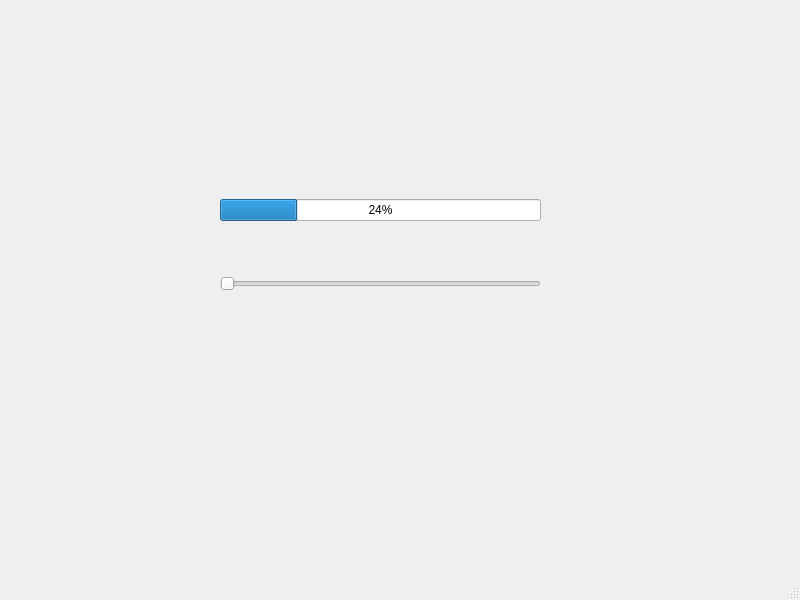
<?xml version="1.0" encoding="UTF-8"?>
<ui version="4.0">
 <class>MainWindow</class>
 <widget class="QMainWindow" name="MainWindow">
  <property name="geometry">
   <rect>
    <x>0</x>
    <y>0</y>
    <width>800</width>
    <height>600</height>
   </rect>
  </property>
  <property name="windowTitle">
   <string>MainWindow</string>
  </property>
  <widget class="QWidget" name="centralwidget">
   <widget class="QWidget" name="verticalLayoutWidget">
    <property name="geometry">
     <rect>
      <x>220</x>
      <y>150</y>
      <width>321</width>
      <height>191</height>
     </rect>
    </property>
    <layout class="QVBoxLayout" name="verticalLayout">
     <item>
      <widget class="QProgressBar" name="progressBar">
       <property name="value">
        <number>24</number>
       </property>
      </widget>
     </item>
     <item>
      <widget class="QSlider" name="horizontalSlider">
       <property name="orientation">
        <enum>Qt::Horizontal</enum>
       </property>
      </widget>
     </item>
    </layout>
   </widget>
  </widget>
  <widget class="QMenuBar" name="menubar">
   <property name="geometry">
    <rect>
     <x>0</x>
     <y>0</y>
     <width>800</width>
     <height>30</height>
    </rect>
   </property>
  </widget>
  <widget class="QStatusBar" name="statusbar"/>
 </widget>
 <resources/>
 <connections/>
</ui>
